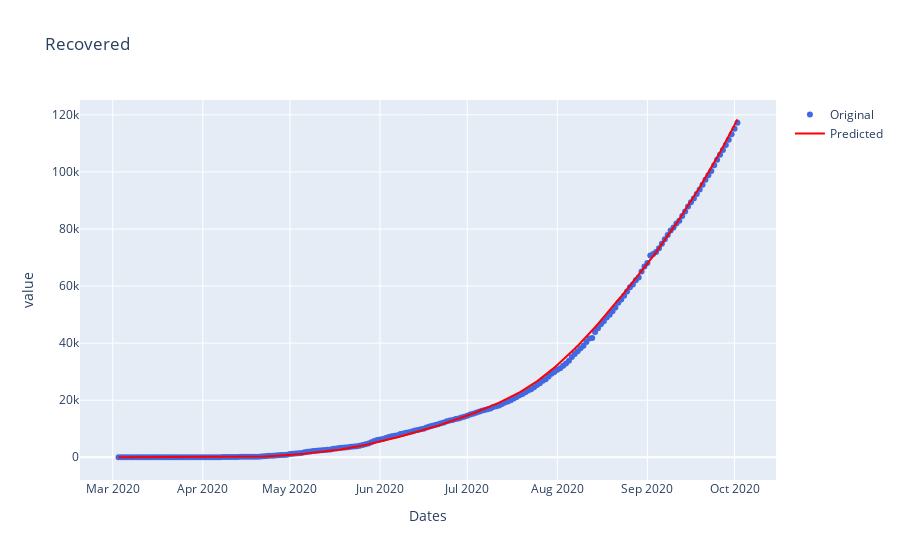

Write notebook code for a chart like this one.
### Code cell
#Recovered
fig=go.Figure()
fig.add_trace(go.Scatter(x=df_state['Date'], y=df_state['Recovered'],name='Original',
                         mode='markers',line=dict(color='royalblue',)))
fig.add_trace(go.Scatter(x=df_state['Date'], y=df_pred['Recovered'],name='Predicted',
                         line=dict(color='red',)))
fig.update_layout(title = "Recovered", xaxis = {'title':'Dates'}, yaxis = {'title':'value'})
#fig.update_xaxes(rangeslider_visible=True)
fig.show()

### Figure 1 — Plotly figure (JSON) as saved in the notebook; plotly's stock layout.template omitted (floating-point values rounded to 4 significant figures; data arrays with more than 128 entries replaced by an {"elided": "..."} marker saying what was removed)
{"data": [{"line": {"color": "royalblue"}, "mode": "markers", "name": "Original", "type": "scatter", "x": {"elided": "214 str values"}, "y": {"elided": "214 int values"}}, {"line": {"color": "red"}, "name": "Predicted", "type": "scatter", "x": {"elided": "214 str values"}, "y": {"elided": "214 float values"}}], "layout": {"title": {"text": "Recovered"}, "xaxis": {"title": {"text": "Dates"}}, "yaxis": {"title": {"text": "value"}}}}
